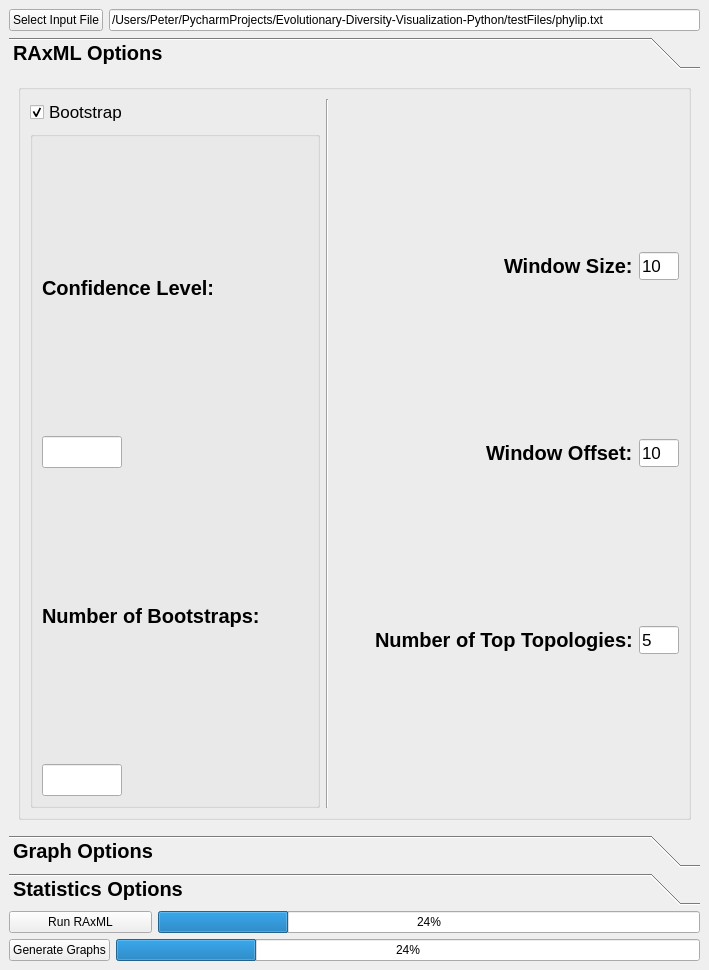
<?xml version="1.0" encoding="UTF-8"?>
<ui version="4.0">
 <class>MainWindow</class>
 <widget class="QMainWindow" name="MainWindow">
  <property name="geometry">
   <rect>
    <x>0</x>
    <y>0</y>
    <width>709</width>
    <height>970</height>
   </rect>
  </property>
  <property name="windowTitle">
   <string>MainWindow</string>
  </property>
  <widget class="QWidget" name="centralwidget">
   <layout class="QVBoxLayout" name="verticalLayout">
    <item>
     <layout class="QHBoxLayout" name="horizontalLayout_3">
      <item>
       <widget class="QPushButton" name="inputFileBtn">
        <property name="focusPolicy">
         <enum>Qt::NoFocus</enum>
        </property>
        <property name="text">
         <string>Select Input File</string>
        </property>
       </widget>
      </item>
      <item>
       <widget class="QLineEdit" name="inputFileEntry">
        <property name="minimumSize">
         <size>
          <width>0</width>
          <height>21</height>
         </size>
        </property>
        <property name="mouseTracking">
         <bool>true</bool>
        </property>
        <property name="focusPolicy">
         <enum>Qt::WheelFocus</enum>
        </property>
        <property name="text">
         <string>/Users/Peter/PycharmProjects/Evolutionary-Diversity-Visualization-Python/testFiles/phylip.txt</string>
        </property>
        <property name="alignment">
         <set>Qt::AlignJustify|Qt::AlignVCenter</set>
        </property>
       </widget>
      </item>
     </layout>
    </item>
    <item>
     <widget class="QToolBox" name="toolBox">
      <property name="enabled">
       <bool>true</bool>
      </property>
      <property name="sizePolicy">
       <sizepolicy hsizetype="Preferred" vsizetype="Minimum">
        <horstretch>0</horstretch>
        <verstretch>0</verstretch>
       </sizepolicy>
      </property>
      <property name="font">
       <font>
        <pointsize>15</pointsize>
        <weight>75</weight>
        <bold>true</bold>
       </font>
      </property>
      <property name="autoFillBackground">
       <bool>true</bool>
      </property>
      <property name="currentIndex">
       <number>0</number>
      </property>
      <widget class="QWidget" name="page">
       <property name="enabled">
        <bool>true</bool>
       </property>
       <property name="geometry">
        <rect>
         <x>0</x>
         <y>0</y>
         <width>685</width>
         <height>698</height>
        </rect>
       </property>
       <attribute name="label">
        <string>RAxML Options</string>
       </attribute>
       <layout class="QVBoxLayout" name="verticalLayout_19">
        <item>
         <widget class="QGroupBox" name="groupBox">
          <layout class="QHBoxLayout" name="horizontalLayout_73">
           <item>
            <layout class="QVBoxLayout" name="verticalLayout_15">
             <item>
              <layout class="QHBoxLayout" name="horizontalLayout_74">
               <item>
                <widget class="QCheckBox" name="checkboxAllBootstrap">
                 <property name="minimumSize">
                  <size>
                   <width>0</width>
                   <height>21</height>
                  </size>
                 </property>
                 <property name="font">
                  <font>
                   <pointsize>13</pointsize>
                   <weight>50</weight>
                   <bold>false</bold>
                  </font>
                 </property>
                 <property name="focusPolicy">
                  <enum>Qt::NoFocus</enum>
                 </property>
                 <property name="text">
                  <string>Bootstrap</string>
                 </property>
                 <property name="checked">
                  <bool>true</bool>
                 </property>
                </widget>
               </item>
               <item>
                <spacer name="horizontalSpacer_57">
                 <property name="orientation">
                  <enum>Qt::Horizontal</enum>
                 </property>
                 <property name="sizeHint" stdset="0">
                  <size>
                   <width>40</width>
                   <height>20</height>
                  </size>
                 </property>
                </spacer>
               </item>
              </layout>
             </item>
             <item>
              <widget class="QGroupBox" name="grouopie">
               <property name="layoutDirection">
                <enum>Qt::LeftToRight</enum>
               </property>
               <layout class="QVBoxLayout" name="verticalLayout_20">
                <item>
                 <widget class="QLabel" name="label">
                  <property name="layoutDirection">
                   <enum>Qt::LeftToRight</enum>
                  </property>
                  <property name="text">
                   <string>Confidence Level:</string>
                  </property>
                 </widget>
                </item>
                <item>
                 <widget class="QLineEdit" name="lineEdit">
                  <property name="minimumSize">
                   <size>
                    <width>40</width>
                    <height>0</height>
                   </size>
                  </property>
                  <property name="maximumSize">
                   <size>
                    <width>80</width>
                    <height>16777215</height>
                   </size>
                  </property>
                 </widget>
                </item>
                <item>
                 <widget class="QLabel" name="label_2">
                  <property name="text">
                   <string>Number of Bootstraps:</string>
                  </property>
                 </widget>
                </item>
                <item>
                 <widget class="QLineEdit" name="lineEdit_2">
                  <property name="minimumSize">
                   <size>
                    <width>40</width>
                    <height>0</height>
                   </size>
                  </property>
                  <property name="maximumSize">
                   <size>
                    <width>80</width>
                    <height>16777215</height>
                   </size>
                  </property>
                 </widget>
                </item>
               </layout>
              </widget>
             </item>
            </layout>
           </item>
           <item>
            <widget class="Line" name="line_6">
             <property name="orientation">
              <enum>Qt::Vertical</enum>
             </property>
            </widget>
           </item>
           <item>
            <layout class="QVBoxLayout" name="verticalLayout_18">
             <item>
              <layout class="QHBoxLayout" name="horizontalLayout_80">
               <item>
                <spacer name="horizontalSpacer_63">
                 <property name="orientation">
                  <enum>Qt::Horizontal</enum>
                 </property>
                 <property name="sizeHint" stdset="0">
                  <size>
                   <width>40</width>
                   <height>20</height>
                  </size>
                 </property>
                </spacer>
               </item>
               <item>
                <widget class="QLabel" name="windowSizeLabel_8">
                 <property name="text">
                  <string>Window Size:</string>
                 </property>
                </widget>
               </item>
               <item>
                <widget class="QLineEdit" name="windowSizeEntry_8">
                 <property name="minimumSize">
                  <size>
                   <width>40</width>
                   <height>21</height>
                  </size>
                 </property>
                 <property name="maximumSize">
                  <size>
                   <width>40</width>
                   <height>16777215</height>
                  </size>
                 </property>
                 <property name="font">
                  <font>
                   <pointsize>13</pointsize>
                   <weight>50</weight>
                   <bold>false</bold>
                  </font>
                 </property>
                 <property name="focusPolicy">
                  <enum>Qt::WheelFocus</enum>
                 </property>
                 <property name="text">
                  <string>10</string>
                 </property>
                </widget>
               </item>
              </layout>
             </item>
             <item>
              <layout class="QHBoxLayout" name="horizontalLayout_81">
               <item>
                <spacer name="windowSpacer_8">
                 <property name="orientation">
                  <enum>Qt::Horizontal</enum>
                 </property>
                 <property name="sizeHint" stdset="0">
                  <size>
                   <width>40</width>
                   <height>20</height>
                  </size>
                 </property>
                </spacer>
               </item>
               <item>
                <widget class="QLabel" name="windowOffsetLabel_8">
                 <property name="text">
                  <string>Window Offset:</string>
                 </property>
                </widget>
               </item>
               <item>
                <widget class="QLineEdit" name="windowOffsetEntry_8">
                 <property name="minimumSize">
                  <size>
                   <width>40</width>
                   <height>21</height>
                  </size>
                 </property>
                 <property name="maximumSize">
                  <size>
                   <width>40</width>
                   <height>16777215</height>
                  </size>
                 </property>
                 <property name="font">
                  <font>
                   <pointsize>13</pointsize>
                   <weight>50</weight>
                   <bold>false</bold>
                  </font>
                 </property>
                 <property name="focusPolicy">
                  <enum>Qt::WheelFocus</enum>
                 </property>
                 <property name="text">
                  <string>10</string>
                 </property>
                </widget>
               </item>
              </layout>
             </item>
             <item>
              <layout class="QHBoxLayout" name="horizontalLayout_82">
               <item>
                <spacer name="horizontalSpacer_64">
                 <property name="orientation">
                  <enum>Qt::Horizontal</enum>
                 </property>
                 <property name="sizeHint" stdset="0">
                  <size>
                   <width>40</width>
                   <height>20</height>
                  </size>
                 </property>
                </spacer>
               </item>
               <item>
                <widget class="QLabel" name="numberOfTopTopologiesLabel_8">
                 <property name="text">
                  <string>Number of Top Topologies:</string>
                 </property>
                </widget>
               </item>
               <item>
                <widget class="QLineEdit" name="numberOfTopTopologiesEntry_8">
                 <property name="minimumSize">
                  <size>
                   <width>40</width>
                   <height>21</height>
                  </size>
                 </property>
                 <property name="maximumSize">
                  <size>
                   <width>40</width>
                   <height>16777215</height>
                  </size>
                 </property>
                 <property name="font">
                  <font>
                   <pointsize>13</pointsize>
                   <weight>50</weight>
                   <bold>false</bold>
                  </font>
                 </property>
                 <property name="text">
                  <string>5</string>
                 </property>
                </widget>
               </item>
              </layout>
             </item>
            </layout>
           </item>
          </layout>
         </widget>
        </item>
       </layout>
      </widget>
      <widget class="QWidget" name="page_2">
       <property name="geometry">
        <rect>
         <x>0</x>
         <y>0</y>
         <width>685</width>
         <height>698</height>
        </rect>
       </property>
       <attribute name="label">
        <string>Graph Options</string>
       </attribute>
       <layout class="QVBoxLayout" name="verticalLayout_6">
        <item>
         <widget class="QGroupBox" name="groupBox_3">
          <layout class="QHBoxLayout" name="horizontalLayout_23">
           <item>
            <layout class="QVBoxLayout" name="verticalLayout_4">
             <item>
              <layout class="QHBoxLayout" name="horizontalLayout_24">
               <item>
                <widget class="QCheckBox" name="checkboxAllTrees_2">
                 <property name="minimumSize">
                  <size>
                   <width>0</width>
                   <height>21</height>
                  </size>
                 </property>
                 <property name="font">
                  <font>
                   <pointsize>13</pointsize>
                   <weight>50</weight>
                   <bold>false</bold>
                  </font>
                 </property>
                 <property name="text">
                  <string>All Trees</string>
                 </property>
                 <property name="checked">
                  <bool>true</bool>
                 </property>
                </widget>
               </item>
               <item>
                <spacer name="horizontalSpacer_11">
                 <property name="orientation">
                  <enum>Qt::Horizontal</enum>
                 </property>
                 <property name="sizeHint" stdset="0">
                  <size>
                   <width>40</width>
                   <height>20</height>
                  </size>
                 </property>
                </spacer>
               </item>
              </layout>
             </item>
             <item>
              <layout class="QHBoxLayout" name="horizontalLayout_25">
               <item>
                <widget class="QCheckBox" name="checkboxScatterPlot_2">
                 <property name="minimumSize">
                  <size>
                   <width>0</width>
                   <height>21</height>
                  </size>
                 </property>
                 <property name="font">
                  <font>
                   <pointsize>13</pointsize>
                   <weight>50</weight>
                   <bold>false</bold>
                  </font>
                 </property>
                 <property name="text">
                  <string>Scatter Plot</string>
                 </property>
                 <property name="checked">
                  <bool>true</bool>
                 </property>
                </widget>
               </item>
               <item>
                <spacer name="horizontalSpacer_12">
                 <property name="orientation">
                  <enum>Qt::Horizontal</enum>
                 </property>
                 <property name="sizeHint" stdset="0">
                  <size>
                   <width>40</width>
                   <height>20</height>
                  </size>
                 </property>
                </spacer>
               </item>
              </layout>
             </item>
             <item>
              <layout class="QHBoxLayout" name="horizontalLayout_26">
               <item>
                <widget class="QCheckBox" name="checkboxDonutPlot_2">
                 <property name="minimumSize">
                  <size>
                   <width>0</width>
                   <height>21</height>
                  </size>
                 </property>
                 <property name="font">
                  <font>
                   <pointsize>13</pointsize>
                   <weight>50</weight>
                   <bold>false</bold>
                  </font>
                 </property>
                 <property name="text">
                  <string>Donut Plot</string>
                 </property>
                 <property name="checked">
                  <bool>true</bool>
                 </property>
                </widget>
               </item>
               <item>
                <spacer name="horizontalSpacer_13">
                 <property name="orientation">
                  <enum>Qt::Horizontal</enum>
                 </property>
                 <property name="sizeHint" stdset="0">
                  <size>
                   <width>40</width>
                   <height>20</height>
                  </size>
                 </property>
                </spacer>
               </item>
              </layout>
             </item>
            </layout>
           </item>
           <item>
            <widget class="Line" name="line_2">
             <property name="orientation">
              <enum>Qt::Vertical</enum>
             </property>
            </widget>
           </item>
           <item>
            <layout class="QVBoxLayout" name="verticalLayout_5">
             <item>
              <layout class="QHBoxLayout" name="horizontalLayout_7">
               <item>
                <widget class="QCheckBox" name="checkboxStatistics_2">
                 <property name="font">
                  <font>
                   <pointsize>13</pointsize>
                   <weight>50</weight>
                   <bold>false</bold>
                  </font>
                 </property>
                 <property name="text">
                  <string>Statistics</string>
                 </property>
                 <property name="checked">
                  <bool>false</bool>
                 </property>
                </widget>
               </item>
               <item>
                <spacer name="horizontalSpacer_20">
                 <property name="orientation">
                  <enum>Qt::Horizontal</enum>
                 </property>
                 <property name="sizeHint" stdset="0">
                  <size>
                   <width>40</width>
                   <height>20</height>
                  </size>
                 </property>
                </spacer>
               </item>
              </layout>
             </item>
             <item>
              <layout class="QHBoxLayout" name="horizontalLayout_27">
               <item>
                <widget class="QCheckBox" name="checkboxCircleGraph_2">
                 <property name="minimumSize">
                  <size>
                   <width>0</width>
                   <height>21</height>
                  </size>
                 </property>
                 <property name="font">
                  <font>
                   <pointsize>13</pointsize>
                   <weight>50</weight>
                   <bold>false</bold>
                  </font>
                 </property>
                 <property name="text">
                  <string>Circle Graph</string>
                 </property>
                 <property name="checked">
                  <bool>true</bool>
                 </property>
                </widget>
               </item>
               <item>
                <spacer name="horizontalSpacer_14">
                 <property name="orientation">
                  <enum>Qt::Horizontal</enum>
                 </property>
                 <property name="sizeHint" stdset="0">
                  <size>
                   <width>40</width>
                   <height>20</height>
                  </size>
                 </property>
                </spacer>
               </item>
              </layout>
             </item>
             <item>
              <layout class="QHBoxLayout" name="horizontalLayout_28">
               <item>
                <widget class="QCheckBox" name="checkboxHeatMap_2">
                 <property name="font">
                  <font>
                   <pointsize>13</pointsize>
                   <weight>50</weight>
                   <bold>false</bold>
                  </font>
                 </property>
                 <property name="text">
                  <string>Heat Map</string>
                 </property>
                 <property name="checked">
                  <bool>true</bool>
                 </property>
                </widget>
               </item>
               <item>
                <spacer name="horizontalSpacer_19">
                 <property name="orientation">
                  <enum>Qt::Horizontal</enum>
                 </property>
                 <property name="sizeHint" stdset="0">
                  <size>
                   <width>40</width>
                   <height>20</height>
                  </size>
                 </property>
                </spacer>
               </item>
              </layout>
             </item>
            </layout>
           </item>
          </layout>
         </widget>
        </item>
       </layout>
      </widget>
      <widget class="QWidget" name="page_3">
       <property name="enabled">
        <bool>true</bool>
       </property>
       <attribute name="label">
        <string>Statistics Options</string>
       </attribute>
       <layout class="QHBoxLayout" name="horizontalLayout">
        <item>
         <widget class="QGroupBox" name="statisticsOptionsGroupBox">
          <property name="enabled">
           <bool>true</bool>
          </property>
          <property name="autoFillBackground">
           <bool>false</bool>
          </property>
          <property name="title">
           <string/>
          </property>
          <property name="flat">
           <bool>false</bool>
          </property>
          <property name="checkable">
           <bool>false</bool>
          </property>
          <layout class="QVBoxLayout" name="verticalLayout_7">
           <item>
            <widget class="QLabel" name="statisticsOptionsLabel">
             <property name="sizePolicy">
              <sizepolicy hsizetype="Preferred" vsizetype="Minimum">
               <horstretch>0</horstretch>
               <verstretch>0</verstretch>
              </sizepolicy>
             </property>
             <property name="maximumSize">
              <size>
               <width>16777215</width>
               <height>15</height>
              </size>
             </property>
             <property name="font">
              <font>
               <pointsize>15</pointsize>
               <weight>75</weight>
               <bold>true</bold>
               <kerning>false</kerning>
              </font>
             </property>
             <property name="text">
              <string>Statistics Options</string>
             </property>
            </widget>
           </item>
           <item>
            <layout class="QHBoxLayout" name="horizontalLayout_12">
             <item>
              <widget class="QPushButton" name="newickFileBtn">
               <property name="font">
                <font>
                 <pointsize>13</pointsize>
                 <weight>50</weight>
                 <bold>false</bold>
                </font>
               </property>
               <property name="text">
                <string>Select Newick File</string>
               </property>
              </widget>
             </item>
             <item>
              <spacer name="horizontalSpacer_16">
               <property name="orientation">
                <enum>Qt::Horizontal</enum>
               </property>
               <property name="sizeHint" stdset="0">
                <size>
                 <width>40</width>
                 <height>20</height>
                </size>
               </property>
              </spacer>
             </item>
             <item>
              <widget class="QLineEdit" name="newickFileEntry">
               <property name="sizePolicy">
                <sizepolicy hsizetype="Fixed" vsizetype="Fixed">
                 <horstretch>0</horstretch>
                 <verstretch>0</verstretch>
                </sizepolicy>
               </property>
               <property name="minimumSize">
                <size>
                 <width>250</width>
                 <height>0</height>
                </size>
               </property>
               <property name="maximumSize">
                <size>
                 <width>16777215</width>
                 <height>21</height>
                </size>
               </property>
               <property name="font">
                <font>
                 <pointsize>13</pointsize>
                 <weight>50</weight>
                 <bold>false</bold>
                </font>
               </property>
               <property name="text">
                <string>/Users/Peter/PycharmProjects/Evolutionary-Diversity-Visualization-Python/RAx_Files/RAxML_bestTree.0</string>
               </property>
              </widget>
             </item>
            </layout>
           </item>
           <item>
            <layout class="QHBoxLayout" name="horizontalLayout_11">
             <item>
              <widget class="QLabel" name="speciesTreeNewickStringsLabel">
               <property name="sizePolicy">
                <sizepolicy hsizetype="Minimum" vsizetype="Preferred">
                 <horstretch>0</horstretch>
                 <verstretch>0</verstretch>
                </sizepolicy>
               </property>
               <property name="font">
                <font>
                 <pointsize>13</pointsize>
                 <weight>50</weight>
                 <bold>false</bold>
                </font>
               </property>
               <property name="text">
                <string>Species Tree Newick String:</string>
               </property>
              </widget>
             </item>
             <item>
              <spacer name="horizontalSpacer">
               <property name="orientation">
                <enum>Qt::Horizontal</enum>
               </property>
               <property name="sizeHint" stdset="0">
                <size>
                 <width>40</width>
                 <height>20</height>
                </size>
               </property>
              </spacer>
             </item>
             <item>
              <widget class="QLineEdit" name="speciesTreeNewickStringsEntry">
               <property name="sizePolicy">
                <sizepolicy hsizetype="Fixed" vsizetype="Fixed">
                 <horstretch>0</horstretch>
                 <verstretch>0</verstretch>
                </sizepolicy>
               </property>
               <property name="minimumSize">
                <size>
                 <width>250</width>
                 <height>21</height>
                </size>
               </property>
               <property name="maximumSize">
                <size>
                 <width>260</width>
                 <height>21</height>
                </size>
               </property>
               <property name="font">
                <font>
                 <pointsize>13</pointsize>
                 <weight>50</weight>
                 <bold>false</bold>
                </font>
               </property>
              </widget>
             </item>
            </layout>
           </item>
           <item>
            <layout class="QHBoxLayout" name="horizontalLayout_13">
             <item>
              <widget class="QCheckBox" name="checkboxRobinsonFoulds">
               <property name="minimumSize">
                <size>
                 <width>0</width>
                 <height>0</height>
                </size>
               </property>
               <property name="font">
                <font>
                 <pointsize>13</pointsize>
                 <weight>50</weight>
                 <bold>false</bold>
                </font>
               </property>
               <property name="text">
                <string>Robinson Foulds</string>
               </property>
              </widget>
             </item>
             <item>
              <widget class="QCheckBox" name="checkboxWeighted">
               <property name="minimumSize">
                <size>
                 <width>0</width>
                 <height>21</height>
                </size>
               </property>
               <property name="font">
                <font>
                 <pointsize>13</pointsize>
                 <weight>50</weight>
                 <bold>false</bold>
                </font>
               </property>
               <property name="text">
                <string>Weighted</string>
               </property>
              </widget>
             </item>
            </layout>
           </item>
           <item>
            <layout class="QHBoxLayout" name="horizontalLayout_20">
             <item>
              <widget class="QCheckBox" name="checkboxPGTST">
               <property name="minimumSize">
                <size>
                 <width>0</width>
                 <height>0</height>
                </size>
               </property>
               <property name="font">
                <font>
                 <pointsize>13</pointsize>
                 <weight>50</weight>
                 <bold>false</bold>
                </font>
               </property>
               <property name="text">
                <string>p(GT | ST)</string>
               </property>
              </widget>
             </item>
            </layout>
           </item>
           <item>
            <layout class="QHBoxLayout" name="horizontalLayout_22">
             <item>
              <widget class="QCheckBox" name="checkboxRooted">
               <property name="minimumSize">
                <size>
                 <width>0</width>
                 <height>21</height>
                </size>
               </property>
               <property name="font">
                <font>
                 <pointsize>13</pointsize>
                 <weight>50</weight>
                 <bold>false</bold>
                </font>
               </property>
               <property name="text">
                <string>rooted</string>
               </property>
              </widget>
             </item>
             <item>
              <spacer name="horizontalSpacer_17">
               <property name="orientation">
                <enum>Qt::Horizontal</enum>
               </property>
               <property name="sizeHint" stdset="0">
                <size>
                 <width>40</width>
                 <height>20</height>
                </size>
               </property>
              </spacer>
             </item>
             <item>
              <widget class="QLabel" name="outgroupLabel">
               <property name="font">
                <font>
                 <pointsize>13</pointsize>
                 <weight>50</weight>
                 <bold>false</bold>
                </font>
               </property>
               <property name="text">
                <string>Outgroup:</string>
               </property>
              </widget>
             </item>
             <item>
              <widget class="QLineEdit" name="outgroupEntry">
               <property name="sizePolicy">
                <sizepolicy hsizetype="Fixed" vsizetype="Fixed">
                 <horstretch>0</horstretch>
                 <verstretch>0</verstretch>
                </sizepolicy>
               </property>
               <property name="minimumSize">
                <size>
                 <width>250</width>
                 <height>0</height>
                </size>
               </property>
               <property name="font">
                <font>
                 <pointsize>13</pointsize>
                 <weight>50</weight>
                 <bold>false</bold>
                </font>
               </property>
              </widget>
             </item>
            </layout>
           </item>
          </layout>
         </widget>
        </item>
       </layout>
      </widget>
     </widget>
    </item>
    <item>
     <layout class="QHBoxLayout" name="horizontalLayout_10">
      <item>
       <widget class="QPushButton" name="runBtn">
        <property name="minimumSize">
         <size>
          <width>143</width>
          <height>0</height>
         </size>
        </property>
        <property name="focusPolicy">
         <enum>Qt::NoFocus</enum>
        </property>
        <property name="text">
         <string>Run RAxML</string>
        </property>
       </widget>
      </item>
      <item>
       <widget class="QProgressBar" name="progressBar">
        <property name="value">
         <number>24</number>
        </property>
        <property name="invertedAppearance">
         <bool>false</bool>
        </property>
       </widget>
      </item>
     </layout>
    </item>
    <item>
     <layout class="QHBoxLayout" name="horizontalLayout_29">
      <item>
       <widget class="QPushButton" name="pushButton">
        <property name="text">
         <string>Generate Graphs</string>
        </property>
       </widget>
      </item>
      <item>
       <widget class="QProgressBar" name="progressBar_2">
        <property name="value">
         <number>24</number>
        </property>
       </widget>
      </item>
     </layout>
    </item>
   </layout>
  </widget>
  <widget class="QMenuBar" name="menubar">
   <property name="geometry">
    <rect>
     <x>0</x>
     <y>0</y>
     <width>709</width>
     <height>22</height>
    </rect>
   </property>
  </widget>
 </widget>
 <resources/>
 <connections/>
</ui>
